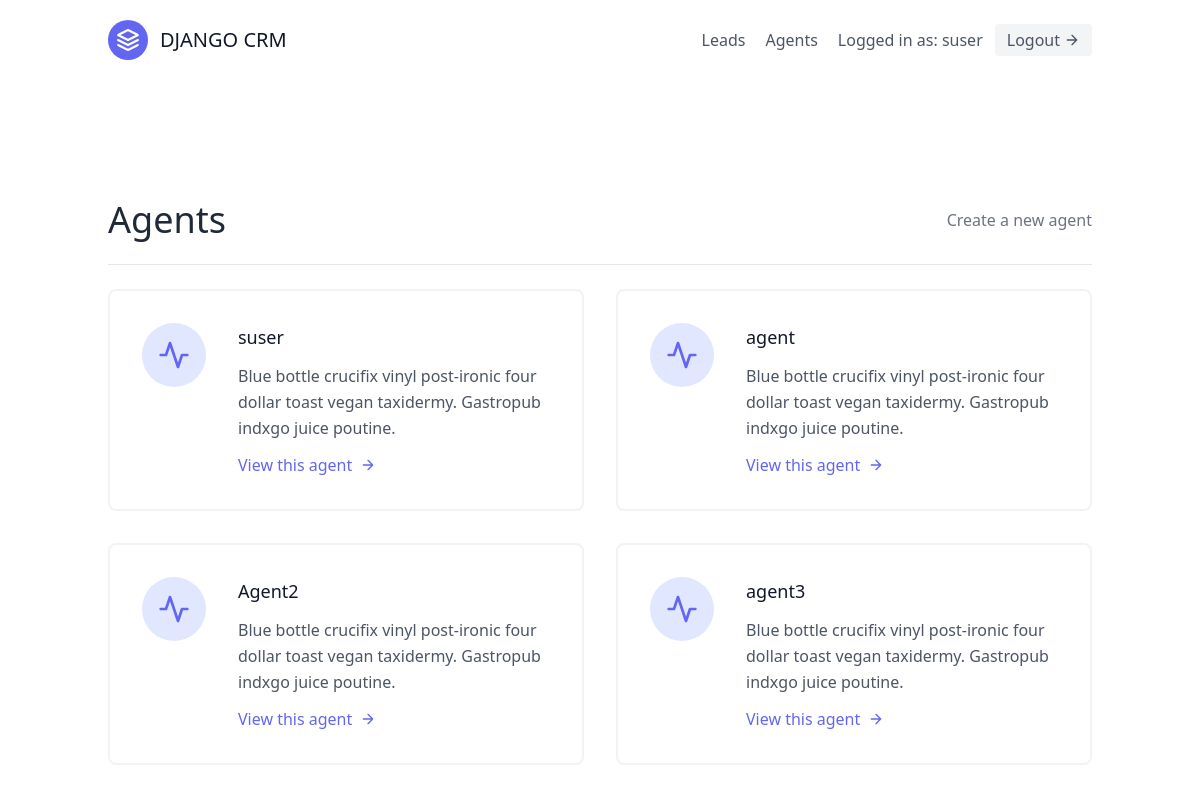
/agents/ (signed in), run on an earlier commit of the app's database.
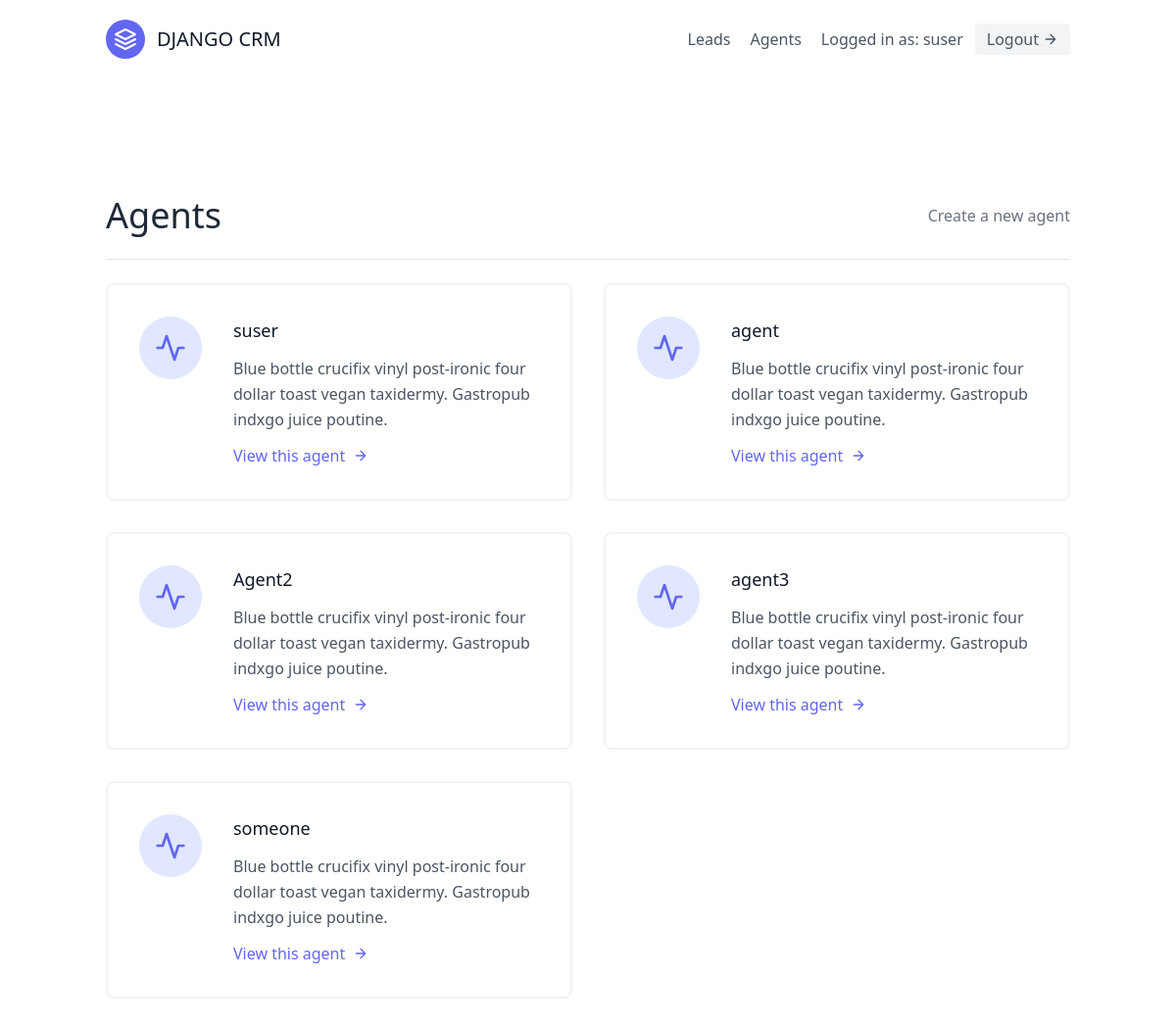
And on a later commit of the database.
### leads/models.py (models this page shows, shortened)
class Agent(models.Model):
  user = models.OneToOneField(User, on_delete=models.CASCADE)
  organisation = models.ForeignKey(UserProfile, on_delete=models.CASCADE)

class User(AbstractUser):
  is_organisor = models.BooleanField(default=True)
  is_agent = models.BooleanField(default=False)

### agents/views.py (the view)
# urls.py: path('', AgentListView.as_view(), name="agent-list"),
class AgentListView(OrganisorAndLoginRequiredMixin, generic.ListView):
  template_name = "agents/agent_list.html"
  def get_queryset(self):
    organisation = self.request.user.userprofile
    return Agent.objects.filter(organisation=organisation)

### agents/mixins.py (called while the page is built)
    def dispatch(self, request, *args, **kwargs):
        if not request.user.is_authenticated or not request.user.is_organisor:
            return redirect("leads:lead-list")
        return super().dispatch(request, *args, **kwargs)

### agents/templates/agents/agent_list.html
{% extends 'base.html' %}
{% block content %}
  <section class="text-gray-600 body-font">
    <div class="container px-5 py-24 mx-auto flex flex-wrap">
    <div class = 'w-full mb-6 py-6 flex justify-between items-center border-b border-gray-200'>
      <div>
        <h1 class = 'text-4xl text-gray-800'>Agents</h1>
      </div>
      <div>
        <a class = 'text-gray-500 hover:text-blue-500' href="{% url 'agents:agent-create' %}">Create a new agent</a>
      </div>
    </div>
      <div class="flex flex-wrap -m-4">
        {% for agent in object_list %}
          <div class="p-4 lg:w-1/2 md:w-full">
            <div class="flex border-2 rounded-lg border-gray-200 border-opacity-50 p-8 sm:flex-row flex-col">
              <div class="w-16 h-16 sm:mr-8 sm:mb-0 mb-4 inline-flex items-center justify-center rounded-full bg-indigo-100 text-indigo-500 flex-shrink-0">
                <svg fill="none" stroke="currentColor" stroke-linecap="round" stroke-linejoin="round" stroke-width="2" class="w-8 h-8" viewBox="0 0 24 24">
                  <path d="M22 12h-4l-3 9L9 3l-3 9H2"></path>
                </svg>
              </div>
              <div class="flex-grow">
                <h2 class="text-gray-900 text-lg title-font font-medium mb-3">
                  {{ agent.user.username }}
                </h2>
                <p class="leading-relaxed text-base">
                  Blue bottle crucifix vinyl post-ironic four dollar toast vegan taxidermy. Gastropub indxgo juice poutine.
                </p>
                <a href="{% url 'agents:agent-detail' agent.pk %}" class="mt-3 text-indigo-500 inline-flex items-center">
                  View this agent
                  <svg fill="none" stroke="currentColor" stroke-linecap="round" stroke-linejoin="round" stroke-width="2" class="w-4 h-4 ml-2" viewBox="0 0 24 24">
                    <path d="M5 12h14M12 5l7 7-7 7"></path>
                  </svg>
                </a>
              </div>
            </div>
          </div>
        {% endfor %}
      </div>
    </div>
  </section>
{% endblock content %}

What changed in the data, as far as the page shows it:
added Agent: user.username "someone"
